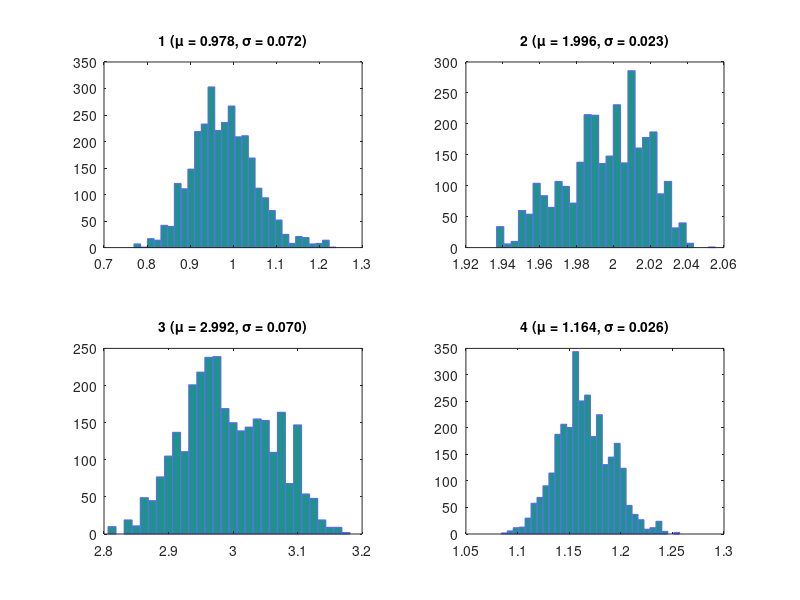

Reproduce this figure in MATLAB.
%Monte-carlo-Markov-chain OLS function by KT

%distribution used in complex derivative pricing

function MCMC_LinearRegress()

    % Length of series
    N = 1000;

    % MCMC assumptions
    Q = 5500; % Total number of MCMC simulations
    burn_in = 2500; % Burn-in period
    sigma_proposal = [0.1, 0.07, 0.1, 0.07]; % Proposal distribution standard deviations

    a_true = 1; % Intercept
    b_true = 2; % Slope for x1
    c_true = 3; % Slope for log(x1)
    s_true = 1.2; % Standard deviation of the error term

    % Normal distributed monte carlo
    x1 = sort(unifrnd(0, 10, N, 1)); % Uniformly distributed x1
    x2 = log(x1); % Log-transformed x1
    y = a_true + b_true * x1 + c_true * x2 + normrnd(0, s_true, N, 1); % Simulated y

    % OLS
    X = [ones(N, 1), x1, x2];
    est_ols = regress(y, X)';
    std_ols = std(y - X * est_ols');
    disp('------------------------------------------');
    disp('OLS');
    OLS_Estimates = [est_ols, std_ols]

    disp('global param');
    disp('True parameters:');
    True_Parameters = [a_true, b_true, c_true, s_true]

    % Init MCMC estimations
    est_mcmc = zeros(Q, 4);
    est_mcmc(1, :) = [1, 1, 1, 1]; %starting point

    % MCMC simulation
    for i = 2:Q
        est_current = est_mcmc(i - 1, :);
        for j = 1:4
            proposal = normrnd(est_current(j), sigma_proposal(j));
            est_current = MH(proposal, j, est_current, x1, x2, y);
        end
        est_mcmc(i, :) = est_current;
    end

    est_mcmc = est_mcmc(burn_in + 1:end, :);

    % MCMC and standard error
    mcmc_mean = mean(est_mcmc, 1);
    mcmc_std = std(est_mcmc, 1);

    disp('=========');
    disp('MCMC method:');
    MCMC_Estimates = mcmc_mean
    MCMC_Standard_Errors = mcmc_std
    disp('==========');

    %hist
    figure;
    titles = {'1', '2', '3', '4'};
    for i = 1:4
        subplot(2, 2, i);
        hist(est_mcmc(:, i), 30);
        h = findobj(gca, 'Type', 'patch');
        set(h,'edgecolor', [0.4, 0.4, 1]);
        title(sprintf('%s (\\mu = %.3f, \\sigma = %.3f)', ...
            titles{i}, mcmc_mean(i), mcmc_std(i)), 'FontSize', 10);
    end
end

function llh = loglikelihood(params, x1, x2, y)
    a = params(1);
    b = params(2);
    c = params(3);
    s = params(4);
    residuals = y - a - b * x1 - c * x2;
    llh = -0.5 * sum(log(s^2) + residuals.^2 / s^2);
end

function params = MH(proposal, index, params, x1, x2, y)
    params_new = params;
    params_new(index) = proposal;

    llh_old = loglikelihood(params, x1, x2, y);
    llh_new = loglikelihood(params_new, x1, x2, y);

    acceptance_prob = exp(llh_new - llh_old);
    if acceptance_prob > unifrnd(0, 1)
        params = params_new;
    end
end
